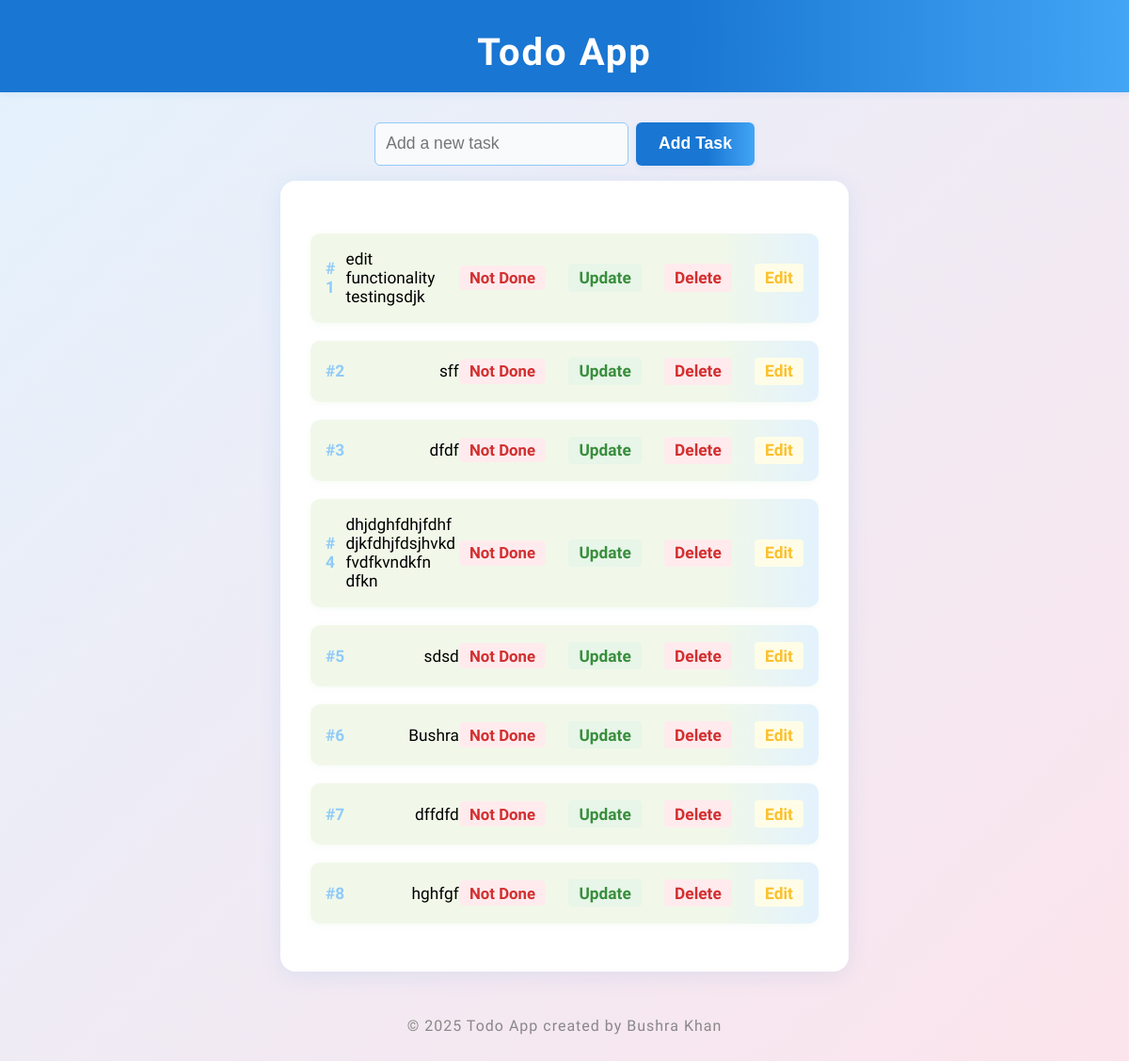
The page / on the database its author committed.
### app.py (models this page shows)
class ToDo(db.Model):
    id = db.Column(db.Integer, primary_key=True)
    title = db.Column(db.String(150), nullable=False)
    complete = db.Column(db.Boolean, default=False)

### app.py (the view)
@app.route("/")
def index():
    todos = ToDo.query.all()
    edit_id = request.args.get("edit_id", type=int)
    return render_template("base.html", todos=todos, edit_id=edit_id)

### templates/base.html (shortened to what this page needs)
<html lang="en">
<head>
</head>
<body>
    <header>
        <h1>Todo App</h1>
    </header>
    <form action="/add_todo" method="post">
        <input type="text" name="title" placeholder="Add a new task" required>
        <button type="submit">Add Task</button>
    </form>
    <main>
        <ul>
            {% for todo in todos %}
            <li style="align-items: center;">
                <span style="min-width:0; word-break:break-word;">
                    <span style="color:#90caf9; font-weight:bold;">#{{todo.id}}</span>
                    {{ todo.title }}
                </span>
                <div style="display: flex; gap: 0.5rem; align-items: center; flex-shrink: 0;">
                    {% if todo.complete %}
                        <strong style="color:green;">Done</strong>
                    {% else %}
                        <strong style="color:#d32f2f;">Not Done</strong>
                    {% endif %}
                    {% if edit_id != todo.id %}
                        <a href="/update_todo/{{ todo.id}}" style="color: #388e3c; font-weight: bold;">Update</a>
                        <a href="/delete_todo/{{ todo.id}}" style="color: #d32f2f; font-weight: bold;">Delete</a>
                        <a href="/?edit_id={{ todo.id }}" style="color: #fbc02d; font-weight: bold;">Edit</a>
                    {% endif %}
                </div>
            </li>
            {% endfor %}
        </ul>
    </main>
    <footer>
        <p>&copy; 2025 Todo App created by Bushra Khan</p>
    </footer>
</body>
</html>

### templates/base.html (style rules this page uses)
body { font-family: 'Segoe UI', Arial, sans-serif; background: linear-gradient(135deg, #e3f2fd 0%, #fce4ec 100%); margin: 0; padding: 0; min-height: 100vh; }
header { background: linear-gradient(90deg, #1976d2 60%, #42a5f5 100%); color: #fff; padding: 2rem 0 1.2rem 0; text-align: center; box-shadow: 0 2px 8px rgba(25, 118, 210, 0.10); letter-spacing: 2px; }
header h1 { margin: 0; font-size: 2.5rem; font-weight: 700; letter-spacing: 2px; }
form { display: flex; justify-content: center; margin: 2rem 0 1rem 0; gap: 0.5rem; }
input[type="text"] { padding: 0.7rem; border: 1.5px solid #90caf9; border-radius: 6px; width: 270px; font-size: 1.1rem; background: #f8fafc; transition: border 0.2s; }
button[type="submit"], button[type="submit"]:not(:disabled) { background: linear-gradient(90deg, #1976d2 60%, #42a5f5 100%); color: #fff; border: none; padding: 0.7rem 1.5rem; border-radius: 6px; font-size: 1.1rem; font-weight: 600; cursor: pointer; box-shadow: 0 2px 6px rgba(25, 118, 210, 0.08); transition: background 0.2s, box-shadow 0.2s; }
main { max-width: 540px; margin: 0 auto; background: #fff; border-radius: 16px; box-shadow: 0 4px 24px rgba(25, 118, 210, 0.10); padding: 2.5rem 2rem 2rem 2rem; }
ul { list-style: none; padding: 0; }
li { background: linear-gradient(90deg, #f1f8e9 80%, #e3f2fd 100%); margin-bottom: 1.2rem; padding: 1.1rem 1rem; border-radius: 10px; display: flex; align-items: flex-start; justify-content: space-between; font-size: 1.08rem; box-shadow: 0 2px 8px rgba(76, 175, 80, 0.05); transition: box-shadow 0.2s; }
li span { flex: 1; display: flex; align-items: center; gap: 0.7rem; }
li strong { font-size: 1.05rem; padding: 0.2rem 0.7rem; border-radius: 5px; }
li strong[style*="#d32f2f"] { background: #ffebee; }
a { color: #1976d2; text-decoration: none; margin-left: 1rem; font-weight: 500; border-radius: 4px; padding: 0.3rem 0.7rem; transition: background 0.15s, color 0.15s; }
a[style*="#388e3c"] { background: #e8f5e9; color: #388e3c; }
a[style*="#d32f2f"] { background: #ffebee; color: #d32f2f; }
a[style*="#fbc02d"] { background: #fffde7; color: #fbc02d; }
footer { text-align: center; color: #888; padding: 2rem 0 1rem 0; font-size: 1rem; letter-spacing: 1px; }

### rows shown on the page
ToDo: id "1", title "edit functionality testingsdjk", complete "Not Done"
ToDo: id "2", title "sff", complete "Not Done"
ToDo: id "3", title "dfdf", complete "Not Done"
ToDo: id "4", title "dhjdghfdhjfdhfdjkfdhjfdsjhvkdfvdfkvndkfn dfkn", complete "Not Done"
ToDo: id "5", title "sdsd", complete "Not Done"
ToDo: id "6", title "Bushra", complete "Not Done"
ToDo: id "7", title "dffdfd", complete "Not Done"
ToDo: id "8", title "hghfgf", complete "Not Done"
